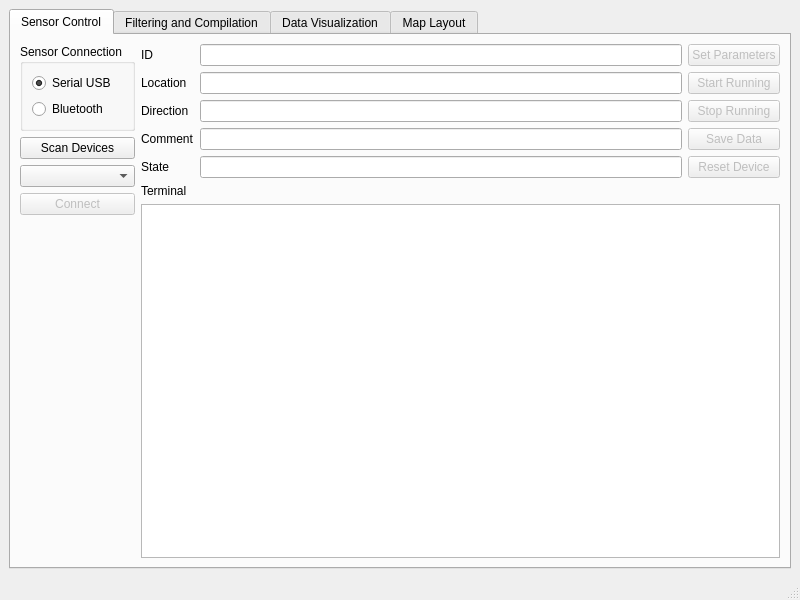
<?xml version="1.0" encoding="UTF-8"?>
<ui version="4.0">
 <class>MainWindow</class>
 <widget class="QMainWindow" name="MainWindow">
  <property name="geometry">
   <rect>
    <x>0</x>
    <y>0</y>
    <width>800</width>
    <height>600</height>
   </rect>
  </property>
  <property name="minimumSize">
   <size>
    <width>640</width>
    <height>480</height>
   </size>
  </property>
  <property name="windowTitle">
   <string>RCDS Tool</string>
  </property>
  <widget class="QWidget" name="centralwidget">
   <layout class="QGridLayout" name="gridLayout">
    <item row="0" column="0">
     <layout class="QVBoxLayout" name="verticalLayout">
      <item>
       <widget class="QTabWidget" name="tabWidget">
        <property name="currentIndex">
         <number>0</number>
        </property>
        <widget class="QWidget" name="SensorTab">
         <attribute name="title">
          <string>Sensor Control</string>
         </attribute>
         <layout class="QGridLayout" name="gridLayout_2">
          <item row="0" column="0">
           <layout class="QVBoxLayout" name="verticalLayout_2">
            <item>
             <widget class="QGroupBox" name="SensorGroupBox">
              <property name="title">
               <string>Sensor Connection</string>
              </property>
              <property name="flat">
               <bool>true</bool>
              </property>
              <property name="checkable">
               <bool>false</bool>
              </property>
              <layout class="QVBoxLayout" name="verticalLayout_3">
               <item>
                <widget class="QRadioButton" name="SerialRadioButton">
                 <property name="text">
                  <string>Serial USB</string>
                 </property>
                 <property name="checked">
                  <bool>true</bool>
                 </property>
                </widget>
               </item>
               <item>
                <widget class="QRadioButton" name="BLERadioButton">
                 <property name="text">
                  <string>Bluetooth</string>
                 </property>
                 <property name="checked">
                  <bool>false</bool>
                 </property>
                </widget>
               </item>
              </layout>
             </widget>
            </item>
            <item>
             <widget class="QPushButton" name="ScanDevicesButton">
              <property name="text">
               <string>Scan Devices</string>
              </property>
             </widget>
            </item>
            <item>
             <widget class="QComboBox" name="DeviceListComboBox"/>
            </item>
            <item>
             <widget class="QPushButton" name="DeviceConnectButton">
              <property name="enabled">
               <bool>false</bool>
              </property>
              <property name="text">
               <string>Connect</string>
              </property>
             </widget>
            </item>
            <item>
             <spacer name="verticalSpacer">
              <property name="orientation">
               <enum>Qt::Vertical</enum>
              </property>
              <property name="sizeHint" stdset="0">
               <size>
                <width>20</width>
                <height>40</height>
               </size>
              </property>
             </spacer>
            </item>
           </layout>
          </item>
          <item row="0" column="1">
           <layout class="QVBoxLayout" name="verticalLayout_7">
            <item>
             <layout class="QHBoxLayout" name="horizontalLayout">
              <item>
               <layout class="QGridLayout" name="gridLayout_6">
                <item row="0" column="0">
                 <widget class="QLabel" name="IDLabel">
                  <property name="text">
                   <string>ID</string>
                  </property>
                 </widget>
                </item>
                <item row="0" column="1">
                 <widget class="QLineEdit" name="IDLineEdit"/>
                </item>
                <item row="1" column="0">
                 <widget class="QLabel" name="LocLabel">
                  <property name="text">
                   <string>Location</string>
                  </property>
                 </widget>
                </item>
                <item row="1" column="1">
                 <widget class="QLineEdit" name="LocLineEdit"/>
                </item>
                <item row="2" column="0">
                 <widget class="QLabel" name="DirLabel">
                  <property name="text">
                   <string>Direction</string>
                  </property>
                 </widget>
                </item>
                <item row="2" column="1">
                 <widget class="QLineEdit" name="DirLineEdit"/>
                </item>
                <item row="3" column="0">
                 <widget class="QLabel" name="CommentLabel">
                  <property name="text">
                   <string>Comment</string>
                  </property>
                 </widget>
                </item>
                <item row="3" column="1">
                 <widget class="QLineEdit" name="CommentLineEdit"/>
                </item>
                <item row="4" column="0">
                 <widget class="QLabel" name="StateLabel">
                  <property name="text">
                   <string>State</string>
                  </property>
                 </widget>
                </item>
                <item row="4" column="1">
                 <widget class="QLineEdit" name="StateLineEdit">
                  <property name="readOnly">
                   <bool>true</bool>
                  </property>
                 </widget>
                </item>
               </layout>
              </item>
              <item>
               <layout class="QVBoxLayout" name="verticalLayout_5">
                <item>
                 <widget class="QPushButton" name="SetButton">
                  <property name="enabled">
                   <bool>false</bool>
                  </property>
                  <property name="text">
                   <string>Set Parameters</string>
                  </property>
                 </widget>
                </item>
                <item>
                 <widget class="QPushButton" name="StartButton">
                  <property name="enabled">
                   <bool>false</bool>
                  </property>
                  <property name="text">
                   <string>Start Running</string>
                  </property>
                 </widget>
                </item>
                <item>
                 <widget class="QPushButton" name="StopButton">
                  <property name="enabled">
                   <bool>false</bool>
                  </property>
                  <property name="text">
                   <string>Stop Running</string>
                  </property>
                 </widget>
                </item>
                <item>
                 <widget class="QPushButton" name="SaveButton">
                  <property name="enabled">
                   <bool>false</bool>
                  </property>
                  <property name="text">
                   <string>Save Data</string>
                  </property>
                 </widget>
                </item>
                <item>
                 <widget class="QPushButton" name="ResetButton">
                  <property name="enabled">
                   <bool>false</bool>
                  </property>
                  <property name="text">
                   <string>Reset Device</string>
                  </property>
                 </widget>
                </item>
               </layout>
              </item>
             </layout>
            </item>
            <item>
             <widget class="QLabel" name="TerminalLabel">
              <property name="text">
               <string>Terminal</string>
              </property>
             </widget>
            </item>
            <item>
             <widget class="QPlainTextEdit" name="TerminalPlainTextEdit">
              <property name="readOnly">
               <bool>true</bool>
              </property>
             </widget>
            </item>
           </layout>
          </item>
         </layout>
        </widget>
        <widget class="QWidget" name="FilterTab">
         <attribute name="title">
          <string>Filtering and Compilation</string>
         </attribute>
         <layout class="QGridLayout" name="gridLayout_7">
          <item row="0" column="0">
           <layout class="QHBoxLayout" name="horizontalLayout_5" stretch="1,2,4">
            <item>
             <layout class="QVBoxLayout" name="verticalLayout_8">
              <item>
               <widget class="QPushButton" name="FilterSelectFolderButton">
                <property name="text">
                 <string>Select Folder</string>
                </property>
               </widget>
              </item>
              <item>
               <widget class="QListWidget" name="FilterFileListWidget">
                <property name="selectionMode">
                 <enum>QAbstractItemView::MultiSelection</enum>
                </property>
               </widget>
              </item>
             </layout>
            </item>
            <item>
             <layout class="QGridLayout" name="gridLayout_5">
              <item row="5" column="0">
               <widget class="QLabel" name="MinCMHLabel">
                <property name="text">
                 <string>Min Car Height (cm)</string>
                </property>
               </widget>
              </item>
              <item row="0" column="0">
               <widget class="QLabel" name="ETLabel">
                <property name="text">
                 <string>Earliest Data</string>
                </property>
               </widget>
              </item>
              <item row="0" column="1">
               <widget class="QDateTimeEdit" name="EDateTimeEdit">
                <property name="maximumDate">
                 <date>
                  <year>2037</year>
                  <month>12</month>
                  <day>31</day>
                 </date>
                </property>
                <property name="minimumDate">
                 <date>
                  <year>2000</year>
                  <month>1</month>
                  <day>1</day>
                 </date>
                </property>
                <property name="calendarPopup">
                 <bool>true</bool>
                </property>
               </widget>
              </item>
              <item row="1" column="0">
               <widget class="QLabel" name="LTLabel">
                <property name="text">
                 <string>Latest Data</string>
                </property>
               </widget>
              </item>
              <item row="1" column="1">
               <widget class="QDateTimeEdit" name="LDateTimeEdit">
                <property name="date">
                 <date>
                  <year>2037</year>
                  <month>12</month>
                  <day>31</day>
                 </date>
                </property>
                <property name="time">
                 <time>
                  <hour>23</hour>
                  <minute>59</minute>
                  <second>59</second>
                 </time>
                </property>
                <property name="maximumDate">
                 <date>
                  <year>2037</year>
                  <month>12</month>
                  <day>31</day>
                 </date>
                </property>
                <property name="minimumDate">
                 <date>
                  <year>2000</year>
                  <month>1</month>
                  <day>1</day>
                 </date>
                </property>
                <property name="calendarPopup">
                 <bool>true</bool>
                </property>
               </widget>
              </item>
              <item row="2" column="0">
               <widget class="QLabel" name="MinTOLabel">
                <property name="text">
                 <string>Min Milliseconds</string>
                </property>
               </widget>
              </item>
              <item row="3" column="0">
               <widget class="QLabel" name="MaxTOLabel">
                <property name="text">
                 <string>Max Milliseconds</string>
                </property>
               </widget>
              </item>
              <item row="5" column="1">
               <widget class="QSpinBox" name="MinCMHSpinBox">
                <property name="minimum">
                 <number>10</number>
                </property>
                <property name="maximum">
                 <number>40</number>
                </property>
               </widget>
              </item>
              <item row="6" column="0">
               <widget class="QLabel" name="MaxCMHLabel">
                <property name="text">
                 <string>Max Car Height (cm)</string>
                </property>
               </widget>
              </item>
              <item row="6" column="1">
               <widget class="QSpinBox" name="MaxCMHSpinBox">
                <property name="minimum">
                 <number>10</number>
                </property>
                <property name="maximum">
                 <number>40</number>
                </property>
                <property name="value">
                 <number>40</number>
                </property>
               </widget>
              </item>
              <item row="7" column="0">
               <widget class="QLabel" name="MinCMLLabel">
                <property name="text">
                 <string>Min Car Length (cm)</string>
                </property>
               </widget>
              </item>
              <item row="7" column="1">
               <widget class="QSpinBox" name="MinCMLSpinBox"/>
              </item>
              <item row="8" column="0">
               <widget class="QLabel" name="MaxCMLLabel">
                <property name="text">
                 <string>Max Car Length (cm)</string>
                </property>
               </widget>
              </item>
              <item row="8" column="1">
               <widget class="QSpinBox" name="MaxCMLSpinBox">
                <property name="maximum">
                 <number>9999</number>
                </property>
                <property name="value">
                 <number>9999</number>
                </property>
               </widget>
              </item>
              <item row="9" column="0">
               <widget class="QLabel" name="MinSLabel">
                <property name="text">
                 <string>Min Speed (kmh)</string>
                </property>
               </widget>
              </item>
              <item row="10" column="0">
               <widget class="QLabel" name="MaxSLabel">
                <property name="text">
                 <string>Max Speed (kmh)</string>
                </property>
               </widget>
              </item>
              <item row="9" column="1">
               <widget class="QSpinBox" name="MinSSpinBox"/>
              </item>
              <item row="10" column="1">
               <widget class="QSpinBox" name="MaxSSpinBox">
                <property name="value">
                 <number>99</number>
                </property>
               </widget>
              </item>
              <item row="2" column="1">
               <widget class="QSpinBox" name="MinTSpinBox">
                <property name="maximum">
                 <number>99999</number>
                </property>
               </widget>
              </item>
              <item row="3" column="1">
               <widget class="QSpinBox" name="MaxTSpinBox">
                <property name="maximum">
                 <number>99999</number>
                </property>
                <property name="value">
                 <number>99999</number>
                </property>
               </widget>
              </item>
              <item row="4" column="1">
               <widget class="QComboBox" name="UnitsComboBox"/>
              </item>
              <item row="4" column="0">
               <widget class="QLabel" name="UnitsLabel">
                <property name="text">
                 <string>Units (Imperial/SI)</string>
                </property>
               </widget>
              </item>
             </layout>
            </item>
            <item>
             <layout class="QVBoxLayout" name="verticalLayout_9">
              <item>
               <layout class="QHBoxLayout" name="horizontalLayout_4">
                <item>
                 <widget class="QPushButton" name="ShowDataButton">
                  <property name="enabled">
                   <bool>false</bool>
                  </property>
                  <property name="text">
                   <string>Show Data</string>
                  </property>
                 </widget>
                </item>
                <item>
                 <widget class="QPushButton" name="SavetoFileButton">
                  <property name="enabled">
                   <bool>false</bool>
                  </property>
                  <property name="text">
                   <string>Save to File</string>
                  </property>
                 </widget>
                </item>
               </layout>
              </item>
              <item>
               <widget class="QPlainTextEdit" name="DataPlainTextEdit">
                <property name="horizontalScrollBarPolicy">
                 <enum>Qt::ScrollBarAsNeeded</enum>
                </property>
                <property name="readOnly">
                 <bool>true</bool>
                </property>
               </widget>
              </item>
             </layout>
            </item>
           </layout>
          </item>
         </layout>
        </widget>
        <widget class="QWidget" name="DataTab">
         <attribute name="title">
          <string>Data Visualization</string>
         </attribute>
         <layout class="QGridLayout" name="gridLayout_4">
          <item row="0" column="0">
           <layout class="QHBoxLayout" name="horizontalLayout_3" stretch="1,4">
            <item>
             <layout class="QVBoxLayout" name="verticalLayout_4">
              <item>
               <widget class="QPushButton" name="SelectFolderButton">
                <property name="text">
                 <string>Select Folder</string>
                </property>
               </widget>
              </item>
              <item>
               <widget class="QListWidget" name="GraphFileListWidget">
                <property name="selectionMode">
                 <enum>QAbstractItemView::MultiSelection</enum>
                </property>
               </widget>
              </item>
             </layout>
            </item>
            <item>
             <layout class="QVBoxLayout" name="verticalLayout_12">
              <item>
               <widget class="PlotWidget" name="DataGraphicsView"/>
              </item>
              <item>
               <widget class="QSlider" name="GraphSlider">
                <property name="enabled">
                 <bool>false</bool>
                </property>
                <property name="maximum">
                 <number>500</number>
                </property>
                <property name="value">
                 <number>250</number>
                </property>
                <property name="orientation">
                 <enum>Qt::Horizontal</enum>
                </property>
                <property name="tickPosition">
                 <enum>QSlider::TicksBothSides</enum>
                </property>
                <property name="tickInterval">
                 <number>10</number>
                </property>
               </widget>
              </item>
             </layout>
            </item>
           </layout>
          </item>
          <item row="1" column="0">
           <layout class="QHBoxLayout" name="horizontalLayout_2">
            <item>
             <widget class="QComboBox" name="DataComboBox"/>
            </item>
            <item>
             <widget class="QPushButton" name="DataShowButton">
              <property name="enabled">
               <bool>false</bool>
              </property>
              <property name="text">
               <string>Show Data</string>
              </property>
             </widget>
            </item>
            <item>
             <widget class="QPushButton" name="SaveImageButton">
              <property name="enabled">
               <bool>false</bool>
              </property>
              <property name="text">
               <string>Save Image</string>
              </property>
             </widget>
            </item>
           </layout>
          </item>
         </layout>
        </widget>
        <widget class="QWidget" name="MapTab">
         <attribute name="title">
          <string>Map Layout</string>
         </attribute>
         <layout class="QHBoxLayout" name="horizontalLayout_6">
          <item>
           <layout class="QHBoxLayout" name="horizontalLayout_9" stretch="4,1">
            <item>
             <layout class="QGridLayout" name="gridLayout_3">
              <item row="2" column="2" alignment="Qt::AlignHCenter|Qt::AlignVCenter">
               <widget class="QLabel" name="intersection">
                <property name="minimumSize">
                 <size>
                  <width>300</width>
                  <height>300</height>
                 </size>
                </property>
                <property name="text">
                 <string>&lt;html&gt;&lt;head/&gt;&lt;body&gt;&lt;p&gt;&lt;img src=&quot;:/intersection/intersection.png&quot;/&gt;&lt;/p&gt;&lt;/body&gt;&lt;/html&gt;</string>
                </property>
                <property name="alignment">
                 <set>Qt::AlignCenter</set>
                </property>
               </widget>
              </item>
              <item row="1" column="3">
               <widget class="QLabel" name="EastLabel">
                <property name="text">
                 <string>&lt;html&gt;&lt;head/&gt;&lt;body&gt;&lt;p&gt;&lt;img src=&quot;:/intersection/arrowUnknown270.jpg&quot;/&gt;&lt;/p&gt;&lt;/body&gt;&lt;/html&gt;</string>
                </property>
                <property name="alignment">
                 <set>Qt::AlignCenter</set>
                </property>
               </widget>
              </item>
              <item row="1" column="1">
               <widget class="QLabel" name="NorthLabel">
                <property name="text">
                 <string>&lt;html&gt;&lt;head/&gt;&lt;body&gt;&lt;p&gt;&lt;img src=&quot;:/intersection/arrowUnknown180.jpg&quot;/&gt;&lt;/p&gt;&lt;/body&gt;&lt;/html&gt;</string>
                </property>
                <property name="alignment">
                 <set>Qt::AlignCenter</set>
                </property>
               </widget>
              </item>
              <item row="4" column="2">
               <layout class="QHBoxLayout" name="horizontalLayout_7">
                <item>
                 <widget class="QSlider" name="playSlider">
                  <property name="maximum">
                   <number>500</number>
                  </property>
                  <property name="singleStep">
                   <number>1</number>
                  </property>
                  <property name="orientation">
                   <enum>Qt::Horizontal</enum>
                  </property>
                  <property name="tickPosition">
                   <enum>QSlider::TicksBothSides</enum>
                  </property>
                  <property name="tickInterval">
                   <number>25</number>
                  </property>
                 </widget>
                </item>
                <item>
                 <widget class="QPushButton" name="PlayPauseButton">
                  <property name="text">
                   <string>Play</string>
                  </property>
                 </widget>
                </item>
               </layout>
              </item>
              <item row="4" column="1">
               <widget class="QLabel" name="WestLabel">
                <property name="text">
                 <string>&lt;html&gt;&lt;head/&gt;&lt;body&gt;&lt;p&gt;&lt;img src=&quot;:/intersection/arrowUnknown90.jpg&quot;/&gt;&lt;/p&gt;&lt;/body&gt;&lt;/html&gt;</string>
                </property>
                <property name="alignment">
                 <set>Qt::AlignCenter</set>
                </property>
               </widget>
              </item>
              <item row="4" column="3">
               <widget class="QLabel" name="SouthLabel">
                <property name="text">
                 <string>&lt;html&gt;&lt;head/&gt;&lt;body&gt;&lt;p&gt;&lt;img src=&quot;:/intersection/arrowUnknown0.jpg&quot;/&gt;&lt;/p&gt;&lt;/body&gt;&lt;/html&gt;</string>
                </property>
                <property name="alignment">
                 <set>Qt::AlignCenter</set>
                </property>
               </widget>
              </item>
              <item row="1" column="2">
               <layout class="QHBoxLayout" name="horizontalLayout_8">
                <item>
                 <spacer name="horizontalSpacer">
                  <property name="orientation">
                   <enum>Qt::Horizontal</enum>
                  </property>
                  <property name="sizeHint" stdset="0">
                   <size>
                    <width>40</width>
                    <height>20</height>
                   </size>
                  </property>
                 </spacer>
                </item>
                <item>
                 <widget class="QDateTimeEdit" name="mapDateTimeEdit">
                  <property name="alignment">
                   <set>Qt::AlignCenter</set>
                  </property>
                  <property name="readOnly">
                   <bool>true</bool>
                  </property>
                  <property name="buttonSymbols">
                   <enum>QAbstractSpinBox::NoButtons</enum>
                  </property>
                 </widget>
                </item>
                <item>
                 <spacer name="horizontalSpacer_2">
                  <property name="orientation">
                   <enum>Qt::Horizontal</enum>
                  </property>
                  <property name="sizeHint" stdset="0">
                   <size>
                    <width>40</width>
                    <height>20</height>
                   </size>
                  </property>
                 </spacer>
                </item>
               </layout>
              </item>
              <item row="2" column="1">
               <layout class="QVBoxLayout" name="verticalLayout_13">
                <item>
                 <widget class="QPushButton" name="nButton">
                  <property name="text">
                   <string>N</string>
                  </property>
                 </widget>
                </item>
                <item>
                 <spacer name="verticalSpacer_2">
                  <property name="orientation">
                   <enum>Qt::Vertical</enum>
                  </property>
                  <property name="sizeHint" stdset="0">
                   <size>
                    <width>20</width>
                    <height>40</height>
                   </size>
                  </property>
                 </spacer>
                </item>
                <item>
                 <widget class="QPushButton" name="wButton">
                  <property name="text">
                   <string>W</string>
                  </property>
                 </widget>
                </item>
               </layout>
              </item>
              <item row="2" column="3">
               <layout class="QVBoxLayout" name="verticalLayout_14">
                <property name="sizeConstraint">
                 <enum>QLayout::SetDefaultConstraint</enum>
                </property>
                <item>
                 <widget class="QPushButton" name="eButton">
                  <property name="text">
                   <string>E</string>
                  </property>
                 </widget>
                </item>
                <item>
                 <spacer name="verticalSpacer_3">
                  <property name="orientation">
                   <enum>Qt::Vertical</enum>
                  </property>
                  <property name="sizeHint" stdset="0">
                   <size>
                    <width>20</width>
                    <height>40</height>
                   </size>
                  </property>
                 </spacer>
                </item>
                <item>
                 <widget class="QPushButton" name="sButton">
                  <property name="text">
                   <string>S</string>
                  </property>
                 </widget>
                </item>
               </layout>
              </item>
             </layout>
            </item>
            <item>
             <layout class="QVBoxLayout" name="verticalLayout_10">
              <item>
               <widget class="QPushButton" name="MapSaveButton">
                <property name="text">
                 <string>Save Order Data</string>
                </property>
               </widget>
              </item>
              <item>
               <spacer name="verticalSpacer_5">
                <property name="orientation">
                 <enum>Qt::Vertical</enum>
                </property>
                <property name="sizeHint" stdset="0">
                 <size>
                  <width>20</width>
                  <height>40</height>
                 </size>
                </property>
               </spacer>
              </item>
              <item>
               <layout class="QHBoxLayout" name="horizontalLayout_10">
                <item>
                 <spacer name="horizontalSpacer_3">
                  <property name="orientation">
                   <enum>Qt::Horizontal</enum>
                  </property>
                  <property name="sizeHint" stdset="0">
                   <size>
                    <width>40</width>
                    <height>20</height>
                   </size>
                  </property>
                 </spacer>
                </item>
                <item alignment="Qt::AlignHCenter">
                 <widget class="QLabel" name="straight_label">
                  <property name="text">
                   <string>Straight:</string>
                  </property>
                 </widget>
                </item>
                <item>
                 <widget class="QLabel" name="straight_num_label">
                  <property name="text">
                   <string>0</string>
                  </property>
                 </widget>
                </item>
                <item>
                 <spacer name="horizontalSpacer_4">
                  <property name="orientation">
                   <enum>Qt::Horizontal</enum>
                  </property>
                  <property name="sizeHint" stdset="0">
                   <size>
                    <width>40</width>
                    <height>20</height>
                   </size>
                  </property>
                 </spacer>
                </item>
               </layout>
              </item>
              <item>
               <layout class="QHBoxLayout" name="horizontalLayout_11">
                <item>
                 <spacer name="horizontalSpacer_5">
                  <property name="orientation">
                   <enum>Qt::Horizontal</enum>
                  </property>
                  <property name="sizeHint" stdset="0">
                   <size>
                    <width>40</width>
                    <height>20</height>
                   </size>
                  </property>
                 </spacer>
                </item>
                <item>
                 <widget class="QLabel" name="right_label">
                  <property name="text">
                   <string>Right:</string>
                  </property>
                  <property name="alignment">
                   <set>Qt::AlignCenter</set>
                  </property>
                 </widget>
                </item>
                <item>
                 <widget class="QLabel" name="right_num_label">
                  <property name="text">
                   <string>0</string>
                  </property>
                 </widget>
                </item>
                <item>
                 <spacer name="horizontalSpacer_10">
                  <property name="orientation">
                   <enum>Qt::Horizontal</enum>
                  </property>
                  <property name="sizeHint" stdset="0">
                   <size>
                    <width>40</width>
                    <height>20</height>
                   </size>
                  </property>
                 </spacer>
                </item>
               </layout>
              </item>
              <item>
               <layout class="QHBoxLayout" name="horizontalLayout_12">
                <item>
                 <spacer name="horizontalSpacer_6">
                  <property name="orientation">
                   <enum>Qt::Horizontal</enum>
                  </property>
                  <property name="sizeHint" stdset="0">
                   <size>
                    <width>40</width>
                    <height>20</height>
                   </size>
                  </property>
                 </spacer>
                </item>
                <item>
                 <widget class="QLabel" name="left_label">
                  <property name="text">
                   <string>Left:</string>
                  </property>
                  <property name="alignment">
                   <set>Qt::AlignCenter</set>
                  </property>
                 </widget>
                </item>
                <item>
                 <widget class="QLabel" name="left_num_label">
                  <property name="text">
                   <string>0</string>
                  </property>
                 </widget>
                </item>
                <item>
                 <spacer name="horizontalSpacer_9">
                  <property name="orientation">
                   <enum>Qt::Horizontal</enum>
                  </property>
                  <property name="sizeHint" stdset="0">
                   <size>
                    <width>40</width>
                    <height>20</height>
                   </size>
                  </property>
                 </spacer>
                </item>
               </layout>
              </item>
              <item>
               <layout class="QHBoxLayout" name="horizontalLayout_13">
                <item>
                 <spacer name="horizontalSpacer_7">
                  <property name="orientation">
                   <enum>Qt::Horizontal</enum>
                  </property>
                  <property name="sizeHint" stdset="0">
                   <size>
                    <width>40</width>
                    <height>20</height>
                   </size>
                  </property>
                 </spacer>
                </item>
                <item>
                 <widget class="QLabel" name="unknown_label">
                  <property name="text">
                   <string>Unknown:</string>
                  </property>
                  <property name="alignment">
                   <set>Qt::AlignCenter</set>
                  </property>
                 </widget>
                </item>
                <item>
                 <widget class="QLabel" name="unknown_num_label">
                  <property name="text">
                   <string>0</string>
                  </property>
                 </widget>
                </item>
                <item>
                 <spacer name="horizontalSpacer_8">
                  <property name="orientation">
                   <enum>Qt::Horizontal</enum>
                  </property>
                  <property name="sizeHint" stdset="0">
                   <size>
                    <width>40</width>
                    <height>20</height>
                   </size>
                  </property>
                 </spacer>
                </item>
               </layout>
              </item>
              <item>
               <spacer name="verticalSpacer_4">
                <property name="orientation">
                 <enum>Qt::Vertical</enum>
                </property>
                <property name="sizeHint" stdset="0">
                 <size>
                  <width>20</width>
                  <height>40</height>
                 </size>
                </property>
               </spacer>
              </item>
              <item>
               <widget class="QGroupBox" name="dirCheckGroupBox">
                <property name="title">
                 <string>Active Devices</string>
                </property>
                <layout class="QVBoxLayout" name="verticalLayout_6">
                 <item>
                  <widget class="QCheckBox" name="nCheck">
                   <property name="enabled">
                    <bool>false</bool>
                   </property>
                   <property name="mouseTracking">
                    <bool>true</bool>
                   </property>
                   <property name="focusPolicy">
                    <enum>Qt::NoFocus</enum>
                   </property>
                   <property name="text">
                    <string>North</string>
                   </property>
                   <property name="checked">
                    <bool>false</bool>
                   </property>
                  </widget>
                 </item>
                 <item>
                  <widget class="QCheckBox" name="eCheck">
                   <property name="enabled">
                    <bool>false</bool>
                   </property>
                   <property name="focusPolicy">
                    <enum>Qt::NoFocus</enum>
                   </property>
                   <property name="text">
                    <string>East</string>
                   </property>
                  </widget>
                 </item>
                 <item>
                  <widget class="QCheckBox" name="sCheck">
                   <property name="enabled">
                    <bool>false</bool>
                   </property>
                   <property name="focusPolicy">
                    <enum>Qt::NoFocus</enum>
                   </property>
                   <property name="text">
                    <string>South</string>
                   </property>
                  </widget>
                 </item>
                 <item>
                  <widget class="QCheckBox" name="wCheck">
                   <property name="enabled">
                    <bool>false</bool>
                   </property>
                   <property name="focusPolicy">
                    <enum>Qt::NoFocus</enum>
                   </property>
                   <property name="text">
                    <string>West</string>
                   </property>
                  </widget>
                 </item>
                </layout>
               </widget>
              </item>
             </layout>
            </item>
           </layout>
          </item>
         </layout>
        </widget>
       </widget>
      </item>
     </layout>
    </item>
   </layout>
  </widget>
  <widget class="QStatusBar" name="statusbar"/>
  <action name="actionSerial_Connection">
   <property name="text">
    <string>Serial Connection</string>
   </property>
  </action>
  <action name="actionBLE_Connection">
   <property name="text">
    <string>BLE Connection</string>
   </property>
  </action>
  <action name="actionDownload">
   <property name="text">
    <string>Download</string>
   </property>
  </action>
  <action name="actionUpload">
   <property name="text">
    <string>Upload</string>
   </property>
  </action>
  <action name="actionSet_Up">
   <property name="text">
    <string>Set Up</string>
   </property>
  </action>
 </widget>
 <customwidgets>
  <customwidget>
   <class>PlotWidget</class>
   <extends>QGraphicsView</extends>
   <header>pyqtgraph</header>
  </customwidget>
 </customwidgets>
 <resources>
  <include location="res/rcds_res.qrc"/>
 </resources>
 <connections/>
</ui>
